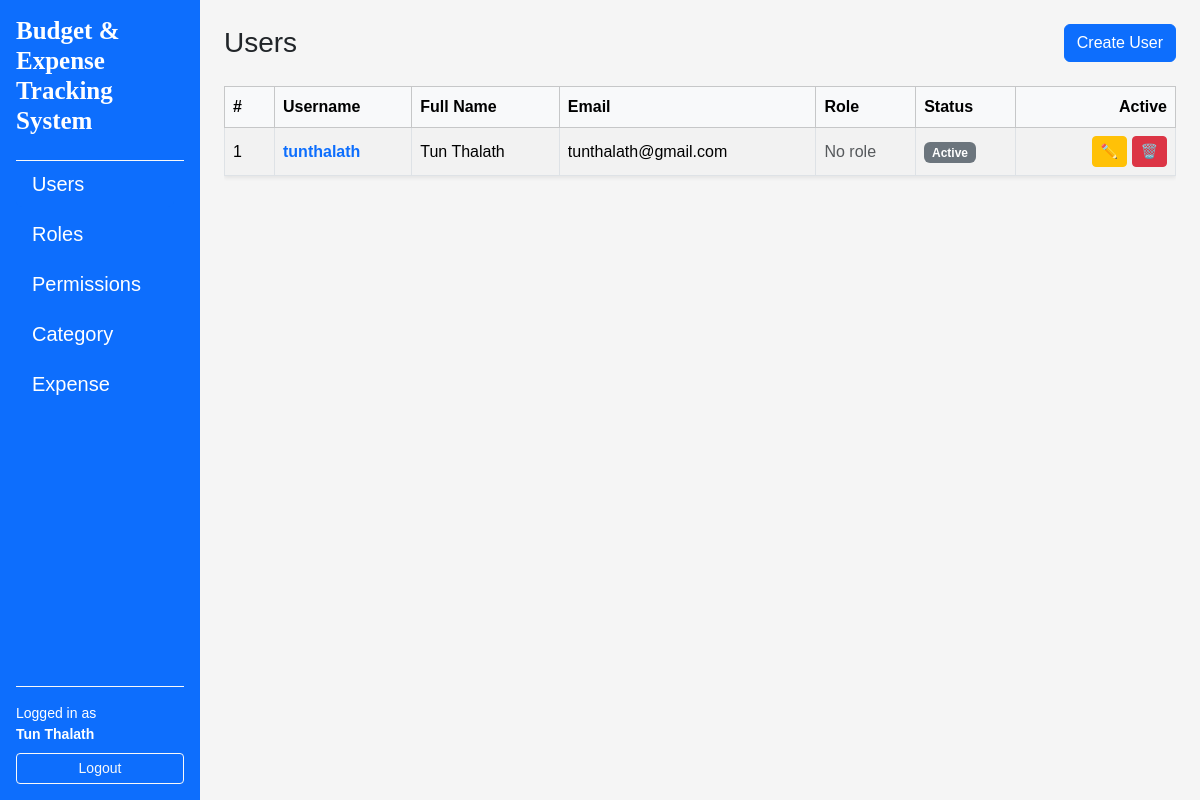
Page /users/ (signed in) on the committed database.
### app/models/user.py (models this page shows, shortened)
class User(UserMixin, db.Model):
    __tablename__ = "users"
    id = db.Column(db.Integer, primary_key=True)
    username = db.Column(db.String(80), unique=True, nullable=False)
    email = db.Column(db.String(120), unique=True, nullable=False)
    full_name = db.Column(db.String(120), nullable=False)
    is_active = db.Column(db.Boolean, default=True, nullable=False)
    password_hash = db.Column(db.String(255), nullable=False)
    created_at = db.Column(db.DateTime, default=datetime.utcnow, nullable=False)
    updated_at = db.Column(db.DateTime, default=datetime.utcnow, onupdate=datetime.utcnow, nullable=False)
    roles = db.relationship("Role", secondary=user_roles, back_populates="users")

### app/routes/user_routes.py (the view)
@user_bp.route("/")
@login_required
def index():
    users = UserService.get_all()
    return render_template("users/index.html", users=users)

### app/services/user_services.py (called while the page is built)
    @staticmethod
    def get_all() -> List[User]:
        return User.query.order_by(User.id.desc()).all()

### app/templates/users/index.html (shortened to what this page needs)
{% extends "layouts/base.html" %}
{% block content %}
<div class="d-flex justify-content-between align-items-center mb-4">
    <h1 class="h3 mb-0">Users</h1>
    <a href="{{ url_for('users.create') }}" class="btn btn-primary">Create User</a>
</div>
{% if users %}
<div class="table-responsive">
    <table class="table table-striped table-bordered align-middle shadow-sm">
        <thead class="table-light">
            <tr>
                <th style="width: 50px">#</th>
                <th>Username</th>
                <th>Full Name</th>
                <th>Email</th>
                <th>Role</th>
                <th>Status</th>
                <th class="text-end" style="width: 160px">Active</th>
            </tr>
        </thead>
        <tbody>
            {% for user in users %}
            <tr>
                <td>{{ loop.index }}</td>
                <td>
                    <a
                        href="{{ url_for('users.detail', user_id=user.id) }}"
                        class="text-decoration-none fw-semibold"
                    >
                    {{ user.username }}
                    </a>
                </td>
                <td>{{ user.full_name }}</td>
                <td>{{ user.email }}</td>
                <td>
                    {% if user.roles %}
                    {{ user.roles[0].name }}
                        {% if user.roles|length > 1 %}
                            <span class="text-warning small">(multiple)</span>
                        {% endif %}
                    {% else %}
                        <span class="text-muted">No role</span>
                    {% endif %}
                </td>
                <td>
                    {% if user.is_active %}
                        <span class="badge bg-secondary">Active</span>
                    {% else %}
                        <span class="badge bg-secondary">Inactive</span>
                    {% endif %}
                </td>
                <td class="text-end">
                    <a
                        href="{{ url_for('users.edit', user_id = user.id) }}"
                        class="btn btn-sm btn-warning"
                        title="Edit"
                    >
                    ✏️
                    </a>
                    <a
                        href="{{ url_for('users.delete_confirm', user_id = user.id) }}"
                        class="btn btn-sm btn-danger"
                        title="Delete"
                    >
                    🗑️
                    </a>
                </td>
            </tr>
            {% endfor %}
        </tbody>
    </table>
</div>
{% else %}
<div class="alert alert-info">
    No users found
    <a href="{{ url_for('users.create') }}">Create the first user</a>.
</div>
{% endif %}
{% endblock %}

### app/templates/layouts/base.html (shortened to what this page needs)
<!doctype html>
<html lang="en">
    <head>
        <link href="https://cdn.jsdelivr.net/npm/bootstrap@5.3.8/dist/css/bootstrap.min.css" rel="stylesheet" />
        <link rel="stylesheet" href="https://cdnjs.cloudflare.com/ajax/libs/font-awesome/4.7.0/css/font-awesome.min.css">
        <link rel="stylesheet" href="{{ url_for('static', filename='css/style.css') }} " />
    </head>
    <body>
        <div class="container-fluid">
            <div class="row min-vh-100">
                {% if current_user.is_authenticated %}
                <nav class="col-12 col-md-3 col-lg-2 bg-primary text-white d-flex flex-column p-3">
                    <h5 class="mb-4 title">Budget & Expense Tracking System</h5>
                    <div class="flex-grow-1 overflow-auto border-top border-light">
                        <ul class="nav nav-pills flex-column gap-1">
                            <li class="nav-item">
                                <a href="{{ url_for('users.index') }}"
                                class="nav-link text-white {% if request.blueprint == 'users' %}active{% endif %}">
                                    Users
                                </a>
                            </li>
                            <li class="nav-item">
                                <a href="{{ url_for('roles.index') }}"
                                class="nav-link text-white {% if request.blueprint == 'roles' %}active{% endif %}">
                                    Roles
                                </a>
                            </li>
                            <li class="nav-item">
                                <a href="{{ url_for('permissions.index') }}"
                                class="nav-link text-white {% if request.blueprint == 'permissions' %}active{% endif %}">
                                    Permissions
                                </a>
                            </li>
                            <li class="nav-item">
                                <a href="{{ url_for('categories.index') }}"
                                class="nav-link text-white {% if request.blueprint == 'categories' %}active{% endif %}">
                                    Category
                                </a>
                            </li>
                            <li class="nav-item">
                                <a href="{{ url_for('expenses.index') }}"
                                class="nav-link text-white {% if request.blueprint == 'expenses' %}active{% endif %}">
                                    Expense
                                </a>
                            </li>
                        </ul>
                    </div>
                    <div class="mt-auto pt-3 border-top border-light">
                        {% if current_user.is_authenticated %}
                            <div class="small mb-2">
                                Logged in as<br>
                                <strong>{{ current_user.full_name }}</strong>
                            </div>
                            <a href="{{ url_for('auth.logout') }}"
                            class="btn btn-outline-light btn-sm w-100">
                                Logout
                            </a>
                        {% else %}
                            <a href="{{ url_for('auth.login') }}"
                            class="btn btn-outline-light btn-sm w-100">
                                Login
                            </a>
                        {% endif %}
                    </div>
                </nav>
                {% endif %}
                <main class="col-12 col-md-9 col-lg-10 p-4">
                    {% block content %}{% endblock %}
                </main>
            </div>
        </div>
    </body>
</html>

### app/static/css/style.css (style rules this page uses)
body { background-color: #f5f5f5; font-family: Arial; }
table td, table, th { vertical-align: middle; }
nav a { margin-right: 10px; }
.title { font-family: 'Times New Roman', Times, serif; font-weight: 700; font-size: 25px; }
.nav-item { font-size: 20px; }

### rows in the picture
User: full_name "Tun Thalath", username "tunthalath", email "tunthalath@gmail.com", is_active "Active"
